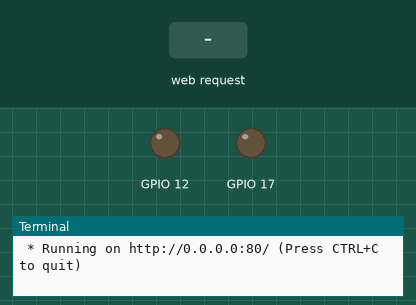
Simulated run of this program. Board: Raspberry Pi (BCM pin numbers). Shown: output pins drawn as LEDs (lit = HIGH), the last lines printed to the terminal. The inputs (shaded band) are chosen by the test bench. The clock reads 2024-03-15 10:24:30 at power-on unless the program sets it.

Above: at 1.2 s.
1.3 s: HTTP request for / received with the fields button1=button1
At 1.6 s:
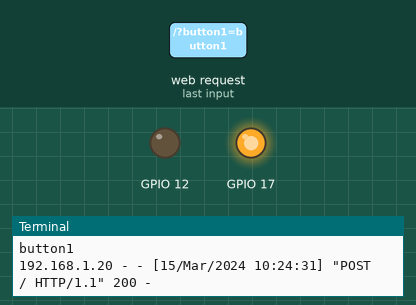
2.8 s: HTTP request for / received with the fields button3=button3
At 4.0 s:
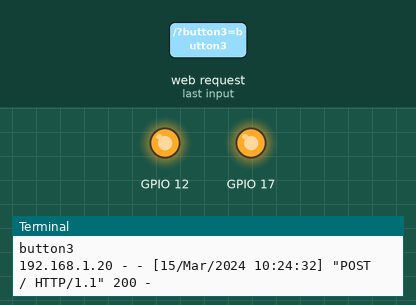
4.3 s: HTTP request for / received with the fields button2=button2
At 5.1 s:
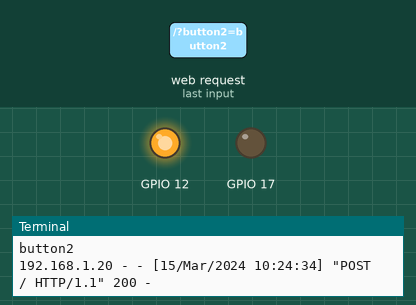
5.8 s: HTTP request for / received with the fields button4=button4
At 6.3 s:
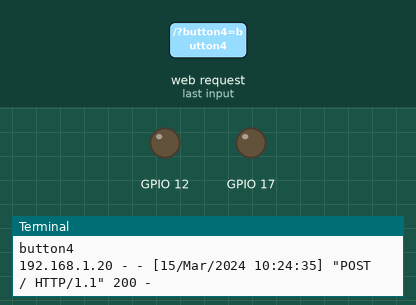
Timing chart, 0 to 8.3 s (numbered marks = the images above; inputs shaded):
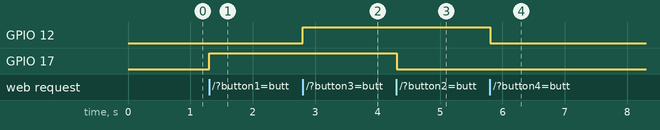

Measured:
- after the input at 1.3 s, GPIO 17: LOW → HIGH at once
- after the input at 2.8 s, GPIO 12: LOW → HIGH at once
- after the input at 4.3 s, GPIO 17: HIGH → LOW at once
- after the input at 5.8 s, GPIO 12: HIGH → LOW at once

The program:

app.py
```python
from flask import Flask, render_template, request
import RPi.GPIO as GPIO

GPIO.setwarnings(False)
GPIO.setmode(GPIO.BCM)
GPIO.setup(17,GPIO.OUT)
GPIO.setup(12,GPIO.OUT)

app = Flask(__name__)

@app.route("/", methods=["GET","POST"])
def index():
	print(request.method)
        if request.method == 'POST':
            if request.form.get('button1') == 'button1':
                # pass
               	print("button1")
		GPIO.output(17,GPIO.HIGH)

            elif  request.form.get('button2') == 'button2':
                # pass # do something else
                print("button2")
		GPIO.output(17,GPIO.LOW)

            elif  request.form.get('button3') == 'button3':
                # pass # do something else
                print("button3")
		GPIO.output(12,GPIO.HIGH)

            elif  request.form.get('button4') == 'button4':
                # pass # do something else
                print("button4")
		GPIO.output(12,GPIO.LOW)

            else:
                # pass # unknown
                return render_template("index.html")

        elif request.method == 'GET':
            # return render_template("index.html")
            print("No Post Back Call")
        return render_template("index.html")


if __name__ == "__main__":
     app.run(host="0.0.0.0", port=80)
```
